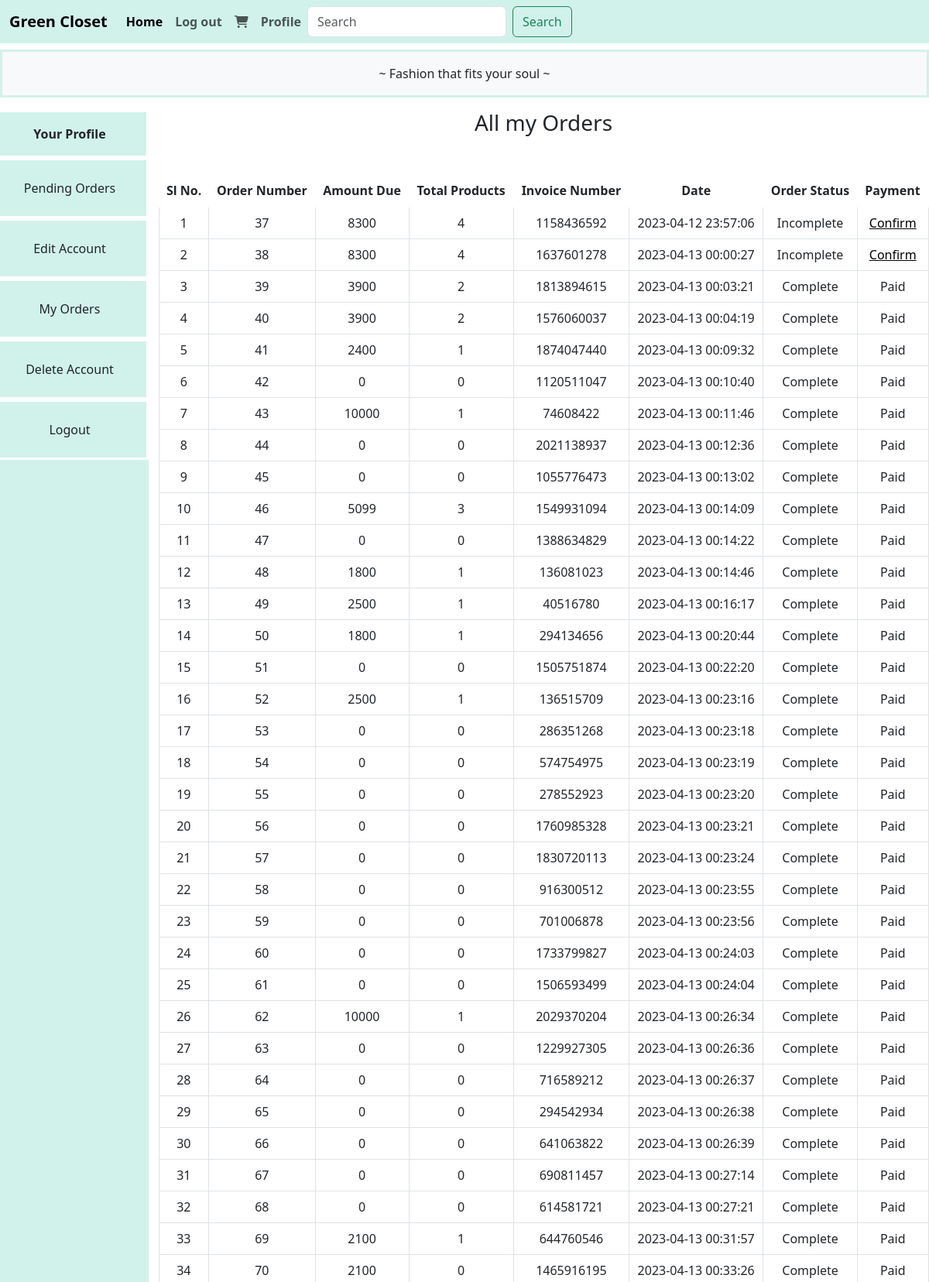
Page /Green-closet/Log-in/profile.php?my_orders (signed in, upper part) on the committed database.
### tables this page shows
CREATE TABLE `orders` (
  `order_id` int(11) NOT NULL,
  `user id` int(11) NOT NULL,
  `amount_due` int(255) NOT NULL,
  `invoice_number` int(255) NOT NULL,
  `total_products` int(255) NOT NULL,
  `order_date` timestamp NOT NULL DEFAULT current_timestamp() ON UPDATE current_timestamp(),
  `order_status` varchar(255) NOT NULL
);

### Green-closet/Log-in/orders.php (the view, shortened to what this page needs)
<!DOCTYPE html>
<html lang="en">
<head>
    <link href="https://cdn.jsdelivr.net/npm/bootstrap@5.3.0-alpha2/dist/css/bootstrap.min.css" rel="stylesheet">
    <link rel="stylesheet" href="https://cdnjs.cloudflare.com/ajax/libs/font-awesome/6.3.0/css/all.min.css" />
</head>
<body>
    <?php
    $email = $_SESSION['email'];
    $get_user = "Select * from `customer` where `email` = '$email'";
    $result = mysqli_query($con, $get_user);
    $row_fetch = mysqli_fetch_assoc($result);
    $user_id = $row_fetch['user id'];
?>
    <h3 class="text-dark">All my Orders</h3>
    <table class = "table table-bordered mt-5">
        <thead style="background-color: #d1f2eb; border:2px; border-style:solid; border-color: #FFFFFF;">
        <tr>
            <th>Sl No.</th>
            <th>Order Number</th>
            <th>Amount Due</th>
            <th>Total Products</th>
            <th>Invoice Number</th>
            <th>Date</th>
            <th>Order Status</th>
            <th>Payment</th>
        </tr>
        </thead>
        <tbody class="bg-light text-dark">
        <?php
    $get_order_details = "SELECT * FROM `orders` WHERE `user id`=$user_id";
    $result_orders = mysqli_query($con, $get_order_details);
    $number = 1;
    while($row_data = mysqli_fetch_assoc($result_orders)){
        $order_id = $row_data['order_id'];
        $amount_due = $row_data['amount_due'];
        $total_products = $row_data['total_products'];
        $invoice_number = $row_data['invoice_number'];
        $order_date = $row_data['order_date'];
        $order_status = $row_data['order_status'];
        if($order_status == 'pending'){
            $order_status = 'Incomplete';
        }else{
            $order_status = 'Complete';
        }
        echo "<tr>
                <td>$number</td>
                <td>$order_id</td>
                <td>$amount_due</td>
                <td>$total_products</td>
                <td>$invoice_number</td>
                <td>$order_date</td>
                <td>$order_status</td>";
                ?>
                <?php
                if($order_status == 'Complete'){
                    echo "<td>Paid</td>";
                }else{
                echo "<td><a href = 'confirm_payment.php?order_id=$order_id' style='color: black;'>Confirm</a></td></tr>";
                }
        $number++;
    }
?>
        </tbody>
    </table>
</body>
</html>

### rows in the picture
orders: order_id "37", amount_due "8300", total_products "4", invoice_number "1158436592", order_date "2023-04-12 23:57:06", order_status "Incomplete"
orders: order_id "38", amount_due "8300", total_products "4", invoice_number "1637601278", order_date "2023-04-13 00:00:27", order_status "Incomplete"
orders: order_id "39", amount_due "3900", total_products "2", invoice_number "1813894615", order_date "2023-04-13 00:03:21", order_status "Complete", shows "Paid"
orders: order_id "40", amount_due "3900", total_products "2", invoice_number "1576060037", order_date "2023-04-13 00:04:19", order_status "Complete", shows "Paid"
orders: order_id "41", amount_due "2400", total_products "1", invoice_number "1874047440", order_date "2023-04-13 00:09:32", order_status "Complete", shows "Paid"
orders: order_id "42", amount_due "0", total_products "0", invoice_number "1120511047", order_date "2023-04-13 00:10:40", order_status "Complete", shows "Paid"
orders: order_id "43", amount_due "10000", total_products "1", invoice_number "74608422", order_date "2023-04-13 00:11:46", order_status "Complete", shows "Paid"
orders: order_id "44", amount_due "0", total_products "0", invoice_number "2021138937", order_date "2023-04-13 00:12:36", order_status "Complete", shows "Paid"
orders: order_id "45", amount_due "0", total_products "0", invoice_number "1055776473", order_date "2023-04-13 00:13:02", order_status "Complete", shows "Paid"
orders: order_id "46", amount_due "5099", total_products "3", invoice_number "1549931094", order_date "2023-04-13 00:14:09", order_status "Complete", shows "Paid"
orders: order_id "47", amount_due "0", total_products "0", invoice_number "1388634829", order_date "2023-04-13 00:14:22", order_status "Complete", shows "Paid"
orders: order_id "48", amount_due "1800", total_products "1", invoice_number "136081023", order_date "2023-04-13 00:14:46", order_status "Complete", shows "Paid"
orders: order_id "49", amount_due "2500", total_products "1", invoice_number "40516780", order_date "2023-04-13 00:16:17", order_status "Complete", shows "Paid"
orders: order_id "50", amount_due "1800", total_products "1", invoice_number "294134656", order_date "2023-04-13 00:20:44", order_status "Complete", shows "Paid"
orders: order_id "51", amount_due "0", total_products "0", invoice_number "1505751874", order_date "2023-04-13 00:22:20", order_status "Complete", shows "Paid"
orders: order_id "52", amount_due "2500", total_products "1", invoice_number "136515709", order_date "2023-04-13 00:23:16", order_status "Complete", shows "Paid"
orders: order_id "53", amount_due "0", total_products "0", invoice_number "286351268", order_date "2023-04-13 00:23:18", order_status "Complete", shows "Paid"
orders: order_id "54", amount_due "0", total_products "0", invoice_number "574754975", order_date "2023-04-13 00:23:19", order_status "Complete", shows "Paid"
orders: order_id "55", amount_due "0", total_products "0", invoice_number "278552923", order_date "2023-04-13 00:23:20", order_status "Complete", shows "Paid"
orders: order_id "56", amount_due "0", total_products "0", invoice_number "1760985328", order_date "2023-04-13 00:23:21", order_status "Complete", shows "Paid"
orders: order_id "57", amount_due "0", total_products "0", invoice_number "1830720113", order_date "2023-04-13 00:23:24", order_status "Complete", shows "Paid"
orders: order_id "58", amount_due "0", total_products "0", invoice_number "916300512", order_date "2023-04-13 00:23:55", order_status "Complete", shows "Paid"
orders: order_id "59", amount_due "0", total_products "0", invoice_number "701006878", order_date "2023-04-13 00:23:56", order_status "Complete", shows "Paid"
orders: order_id "60", amount_due "0", total_products "0", invoice_number "1733799827", order_date "2023-04-13 00:24:03", order_status "Complete", shows "Paid"
orders: order_id "61", amount_due "0", total_products "0", invoice_number "1506593499", order_date "2023-04-13 00:24:04", order_status "Complete", shows "Paid"
orders: order_id "62", amount_due "10000", total_products "1", invoice_number "2029370204", order_date "2023-04-13 00:26:34", order_status "Complete", shows "Paid"
orders: order_id "63", amount_due "0", total_products "0", invoice_number "1229927305", order_date "2023-04-13 00:26:36", order_status "Complete", shows "Paid"
orders: order_id "64", amount_due "0", total_products "0", invoice_number "716589212", order_date "2023-04-13 00:26:37", order_status "Complete", shows "Paid"
orders: order_id "65", amount_due "0", total_products "0", invoice_number "294542934", order_date "2023-04-13 00:26:38", order_status "Complete", shows "Paid"
orders: order_id "66", amount_due "0", total_products "0", invoice_number "641063822", order_date "2023-04-13 00:26:39", order_status "Complete", shows "Paid"
orders: order_id "67", amount_due "0", total_products "0", invoice_number "690811457", order_date "2023-04-13 00:27:14", order_status "Complete", shows "Paid"
orders: order_id "68", amount_due "0", total_products "0", invoice_number "614581721", order_date "2023-04-13 00:27:21", order_status "Complete", shows "Paid"
orders: order_id "69", amount_due "2100", total_products "1", invoice_number "644760546", order_date "2023-04-13 00:31:57", order_status "Complete", shows "Paid"
orders: order_id "70", amount_due "2100", total_products "0", invoice_number "1465916195", order_date "2023-04-13 00:33:26", order_status "Complete", shows "Paid"
